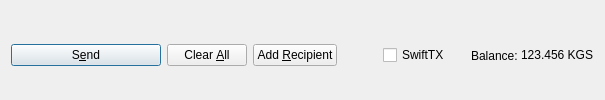
         <widget class="QFrame" name="frame_Send">
          <layout class="QHBoxLayout" name="horizontalLayout">
           <property name="bottomMargin">
            <number>0</number>
           </property>
           <item>
            <widget class="QPushButton" name="sendButton">
             <property name="minimumSize">
              <size>
               <width>150</width>
               <height>0</height>
              </size>
             </property>
             <property name="toolTip">
              <string>Confirm the send action</string>
             </property>
             <property name="text">
              <string>S&amp;end</string>
             </property>
             <property name="icon">
              <iconset resource="../kingscoin.qrc">
               <normaloff>:/icons/send</normaloff>:/icons/send</iconset>
             </property>
             <property name="autoDefault">
              <bool>false</bool>
             </property>
             <property name="default">
              <bool>true</bool>
             </property>
            </widget>
           </item>
           <item>
            <widget class="QPushButton" name="clearButton">
             <property name="sizePolicy">
              <sizepolicy hsizetype="Minimum" vsizetype="Fixed">
               <horstretch>0</horstretch>
               <verstretch>0</verstretch>
              </sizepolicy>
             </property>
             <property name="toolTip">
              <string>Clear all fields of the form.</string>
             </property>
             <property name="text">
              <string>Clear &amp;All</string>
             </property>
             <property name="icon">
              <iconset resource="../kingscoin.qrc">
               <normaloff>:/icons/remove</normaloff>:/icons/remove</iconset>
             </property>
             <property name="autoDefault">
              <bool>false</bool>
             </property>
            </widget>
           </item>
           <item>
            <widget class="QPushButton" name="addButton">
             <property name="toolTip">
              <string>Send to multiple recipients at once</string>
             </property>
             <property name="text">
              <string>Add &amp;Recipient</string>
             </property>
             <property name="icon">
              <iconset resource="../kingscoin.qrc">
               <normaloff>:/icons/add</normaloff>:/icons/add</iconset>
             </property>
             <property name="autoDefault">
              <bool>false</bool>
             </property>
            </widget>
           </item>
           <item>
            <spacer name="horizontalSpacer">
             <property name="orientation">
              <enum>Qt::Horizontal</enum>
             </property>
             <property name="sizeHint" stdset="0">
              <size>
               <width>40</width>
               <height>20</height>
              </size>
             </property>
            </spacer>
           </item>
           <item>
            <layout class="QHBoxLayout" name="horizontalLayout_2">
             <property name="spacing">
              <number>3</number>
             </property>
             <item>
              <widget class="QCheckBox" name="checkSwiftTX">
               <property name="enabled">
                <bool>true</bool>
               </property>
               <property name="minimumSize">
                <size>
                 <width>85</width>
                 <height>0</height>
                </size>
               </property>
               <property name="text">
                <string>SwiftTX</string>
               </property>
              </widget>
             </item>
             <item>
              <widget class="QLabel" name="label">
               <property name="text">
                <string>Balance:</string>
               </property>
              </widget>
             </item>
             <item>
              <widget class="QLabel" name="labelBalance">
               <property name="sizePolicy">
                <sizepolicy hsizetype="Preferred" vsizetype="Fixed">
                 <horstretch>0</horstretch>
                 <verstretch>0</verstretch>
                </sizepolicy>
               </property>
               <property name="cursor">
                <cursorShape>IBeamCursor</cursorShape>
               </property>
               <property name="text">
                <string notr="true">123.456 KGS</string>
               </property>
               <property name="textInteractionFlags">
                <set>Qt::LinksAccessibleByMouse|Qt::TextSelectableByKeyboard|Qt::TextSelectableByMouse</set>
               </property>
              </widget>
             </item>
            </layout>
           </item>
          </layout>
         </widget>
